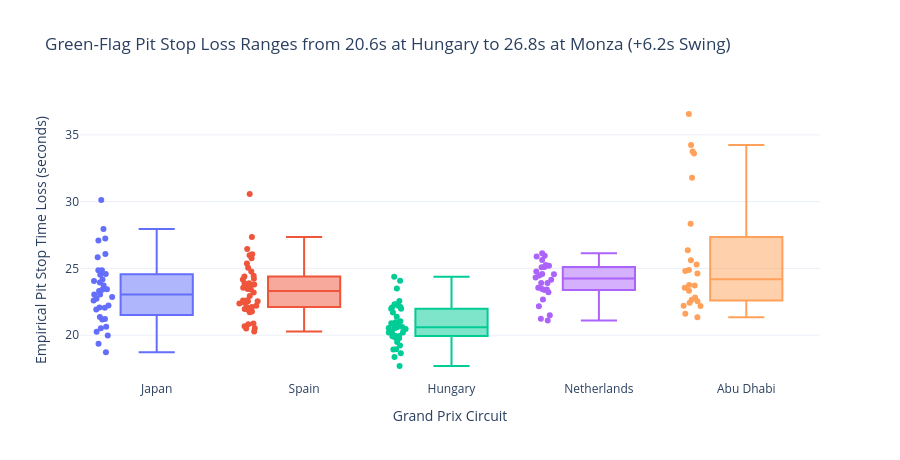

Notebook code cell kept with this figure:
### Code cell
valid_pits = pit_events_df[pit_events_df["IsValidGreenStop"]].copy()

fig_pit = px.box(
    valid_pits,
    x="Circuit",
    y="PitLossSeconds",
    color="Circuit",
    points="all",
    hover_data=["Driver", "Team", "InLapNumber", "OldCompound", "NewCompound"],
    category_orders={"Circuit": list(DEFAULT_RACES_2024.keys())},
    title="Green-Flag Pit Stop Loss Ranges from 20.6s at Hungary to 26.8s at Monza (+6.2s Swing)",
    labels={
        "PitLossSeconds": "Empirical Pit Stop Time Loss (seconds)",
        "Circuit": "Grand Prix Circuit",
    },
    template="plotly_white",
)
fig_pit.update_layout(height=460, showlegend=False)
fig_pit.show()

### Figure 1 — Plotly figure (JSON) as saved in the notebook; plotly's stock layout.template omitted (floating-point values rounded to 4 significant figures; data arrays with more than 128 entries replaced by an {"elided": "..."} marker saying what was removed)
{"data": [{"alignmentgroup": "True", "boxpoints": "all", "customdata": {"elided": "35x5 mixed values"}, "hovertemplate": "Grand Prix Circuit=%{x}<br>Empirical Pit Stop Time Loss (seconds)=%{y}<br>Driver=%{customdata[0]}<br>Team=%{customdata[1]}<br>InLapNumber=%{customdata[2]}<br>OldCompound=%{customdata[3]}<br>NewCompound=%{customdata[4]}<extra></extra>", "legendgroup": "Japan", "marker": {"color": "#636efa"}, "name": "Japan", "notched": false, "offsetgroup": "Japan", "orientation": "v", "showlegend": true, "type": "box", "x": ["Japan", "Japan", "Japan", "Japan", "Japan", "Japan", "Japan", "Japan", "Japan", "Japan", "Japan", "Japan", "Japan", "Japan", "Japan", "Japan", "Japan", "Japan", "Japan", "Japan", "Japan", "Japan", "Japan", "Japan", "Japan", "Japan", "Japan", "Japan", "Japan", "Japan", "Japan", "Japan", "Japan", "Japan", "Japan"], "x0": " ", "xaxis": "x", "y": [23.04, 20.52, 22.73, 27.95, 24.87, 22.22, 23.41, 20.25, 22.06, 24.58, 26.08, 27.09, 23.72, 24.86, 23.43, 21.37, 22.59, 21.21, 25.84, 21.17, 23.04, 19.35, 22.85, 20.63, 27.24, 19.98, 23.31, 24.52, 18.73, 24.05, 24.18, 23.95, 21.93, 22.08, 30.12], "y0": " ", "yaxis": "y"}, {"alignmentgroup": "True", "boxpoints": "all", "customdata": {"elided": "42x5 mixed values"}, "hovertemplate": "Grand Prix Circuit=%{x}<br>Empirical Pit Stop Time Loss (seconds)=%{y}<br>Driver=%{customdata[0]}<br>Team=%{customdata[1]}<br>InLapNumber=%{customdata[2]}<br>OldCompound=%{customdata[3]}<br>NewCompound=%{customdata[4]}<extra></extra>", "legendgroup": "Spain", "marker": {"color": "#EF553B"}, "name": "Spain", "notched": false, "offsetgroup": "Spain", "orientation": "v", "showlegend": true, "type": "box", "x": ["Spain", "Spain", "Spain", "Spain", "Spain", "Spain", "Spain", "Spain", "Spain", "Spain", "Spain", "Spain", "Spain", "Spain", "Spain", "Spain", "Spain", "Spain", "Spain", "Spain", "Spain", "Spain", "Spain", "Spain", "Spain", "Spain", "Spain", "Spain", "Spain", "Spain", "Spain", "Spain", "Spain", "Spain", "Spain", "Spain", "Spain", "Spain", "Spain", "Spain", "Spain", "Spain"], "x0": " ", "xaxis": "x", "y": [24.23, 20.5, 21.97, 20.28, 21.78, 22.43, 27.36, 22.37, 23.47, 20.51, 25.99, 22.12, 24.45, 21.93, 24.39, 30.57, 23.42, 20.67, 24.77, 22.6, 25.38, 22.54, 20.82, 26.45, 22.2, 23.89, 23.89, 26.06, 24.18, 23.79, 22.62, 22.12, 22.54, 23.56, 23.7, 23.19, 23.62, 25.75, 22.94, 20.89, 21.72, 25.06], "y0": " ", "yaxis": "y"}, {"alignmentgroup": "True", "boxpoints": "all", "customdata": {"elided": "40x5 mixed values"}, "hovertemplate": "Grand Prix Circuit=%{x}<br>Empirical Pit Stop Time Loss (seconds)=%{y}<br>Driver=%{customdata[0]}<br>Team=%{customdata[1]}<br>InLapNumber=%{customdata[2]}<br>OldCompound=%{customdata[3]}<br>NewCompound=%{customdata[4]}<extra></extra>", "legendgroup": "Hungary", "marker": {"color": "#00cc96"}, "name": "Hungary", "notched": false, "offsetgroup": "Hungary", "orientation": "v", "showlegend": true, "type": "box", "x": ["Hungary", "Hungary", "Hungary", "Hungary", "Hungary", "Hungary", "Hungary", "Hungary", "Hungary", "Hungary", "Hungary", "Hungary", "Hungary", "Hungary", "Hungary", "Hungary", "Hungary", "Hungary", "Hungary", "Hungary", "Hungary", "Hungary", "Hungary", "Hungary", "Hungary", "Hungary", "Hungary", "Hungary", "Hungary", "Hungary", "Hungary", "Hungary", "Hungary", "Hungary", "Hungary", "Hungary", "Hungary", "Hungary", "Hungary", "Hungary"], "x0": " ", "xaxis": "x", "y": [20.54, 21.98, 20.79, 19.49, 20.54, 20.61, 19.24, 20.89, 22.08, 20.47, 21.04, 22.55, 21.7, 19.92, 20.93, 21.38, 18.37, 20.59, 20.58, 23.5, 24.38, 18.95, 22.31, 20.97, 19.97, 18.64, 22.2, 17.69, 22.11, 20.2, 20.2, 19.94, 19.82, 24.07, 20.26, 20.69, 21.98, 18.93, 19.77, 22.29], "y0": " ", "yaxis": "y"}, {"alignmentgroup": "True", "boxpoints": "all", "customdata": {"elided": "26x5 mixed values"}, "hovertemplate": "Grand Prix Circuit=%{x}<br>Empirical Pit Stop Time Loss (seconds)=%{y}<br>Driver=%{customdata[0]}<br>Team=%{customdata[1]}<br>InLapNumber=%{customdata[2]}<br>OldCompound=%{customdata[3]}<br>NewCompound=%{customdata[4]}<extra></extra>", "legendgroup": "Netherlands", "marker": {"color": "#ab63fa"}, "name": "Netherlands", "notched": false, "offsetgroup": "Netherlands", "orientation": "v", "showlegend": true, "type": "box", "x": ["Netherlands", "Netherlands", "Netherlands", "Netherlands", "Netherlands", "Netherlands", "Netherlands", "Netherlands", "Netherlands", "Netherlands", "Netherlands", "Netherlands", "Netherlands", "Netherlands", "Netherlands", "Netherlands", "Netherlands", "Netherlands", "Netherlands", "Netherlands", "Netherlands", "Netherlands", "Netherlands", "Netherlands", "Netherlands", "Netherlands"], "x0": " ", "xaxis": "x", "y": [23.41, 21.1, 25.09, 25.1, 23.23, 25.95, 24.57, 21.49, 23.92, 22.67, 25.26, 24.59, 24.47, 26.14, 23.55, 25.2, 23.9, 21.23, 24.33, 25.89, 23.39, 23.46, 22.17, 24.16, 24.77, 25.62], "y0": " ", "yaxis": "y"}, {"alignmentgroup": "True", "boxpoints": "all", "customdata": [["ALB", "Williams", 12, "MEDIUM", "HARD"], ["ALO", "Aston Martin", 13, "MEDIUM", "HARD"], ["ALO", "Aston Martin", 37, "HARD", "HARD"], ["DOO", "Alpine", 22, "MEDIUM", "HARD"], ["GAS", "Alpine", 14, "MEDIUM", "HARD"], ["HAM", "Mercedes", 34, "HARD", "MEDIUM"], ["HUL", "Haas F1 Team", 13, "MEDIUM", "HARD"], ["LAW", "RB", 23, "MEDIUM", "HARD"], ["LAW", "RB", 29, "HARD", "HARD"], ["LEC", "Ferrari", 20, "MEDIUM", "HARD"], ["MAG", "Haas F1 Team", 12, "MEDIUM", "HARD"], ["MAG", "Haas F1 Team", 29, "HARD", "HARD"], ["MAG", "Haas F1 Team", 55, "SOFT", "SOFT"], ["NOR", "McLaren", 26, "MEDIUM", "HARD"], ["PIA", "McLaren", 4, "MEDIUM", "HARD"], ["PIA", "McLaren", 32, "HARD", "HARD"], ["RUS", "Mercedes", 26, "MEDIUM", "HARD"], ["SAI", "Ferrari", 25, "MEDIUM", "HARD"], ["STR", "Aston Martin", 11, "MEDIUM", "HARD"], ["STR", "Aston Martin", 32, "HARD", "HARD"], ["TSU", "RB", 22, "MEDIUM", "HARD"], ["VER", "Red Bull Racing", 29, "MEDIUM", "HARD"], ["ZHO", "Kick Sauber", 12, "MEDIUM", "HARD"], ["ZHO", "Kick Sauber", 39, "HARD", "HARD"]], "hovertemplate": "Grand Prix Circuit=%{x}<br>Empirical Pit Stop Time Loss (seconds)=%{y}<br>Driver=%{customdata[0]}<br>Team=%{customdata[1]}<br>InLapNumber=%{customdata[2]}<br>OldCompound=%{customdata[3]}<br>NewCompound=%{customdata[4]}<extra></extra>", "legendgroup": "Abu Dhabi", "marker": {"color": "#FFA15A"}, "name": "Abu Dhabi", "notched": false, "offsetgroup": "Abu Dhabi", "orientation": "v", "showlegend": true, "type": "box", "x": ["Abu Dhabi", "Abu Dhabi", "Abu Dhabi", "Abu Dhabi", "Abu Dhabi", "Abu Dhabi", "Abu Dhabi", "Abu Dhabi", "Abu Dhabi", "Abu Dhabi", "Abu Dhabi", "Abu Dhabi", "Abu Dhabi", "Abu Dhabi", "Abu Dhabi", "Abu Dhabi", "Abu Dhabi", "Abu Dhabi", "Abu Dhabi", "Abu Dhabi", "Abu Dhabi", "Abu Dhabi", "Abu Dhabi", "Abu Dhabi"], "x0": " ", "xaxis": "x", "y": [22.19, 25.62, 22.21, 23.73, 22.82, 21.34, 22.66, 31.79, 36.56, 23.75, 26.37, 33.76, 24.88, 22.43, 24.62, 33.61, 23.56, 21.61, 24.82, 22.55, 23.32, 34.24, 25.3, 28.35], "y0": " ", "yaxis": "y"}], "layout": {"boxmode": "overlay", "height": 460, "legend": {"title": {"text": "Grand Prix Circuit"}, "tracegroupgap": 0}, "showlegend": false, "title": {"text": "Green-Flag Pit Stop Loss Ranges from 20.6s at Hungary to 26.8s at Monza (+6.2s Swing)"}, "xaxis": {"anchor": "y", "categoryarray": ["Japan", "Spain", "Hungary", "Netherlands", "Abu Dhabi"], "categoryorder": "array", "domain": [0.0, 1.0], "title": {"text": "Grand Prix Circuit"}}, "yaxis": {"anchor": "x", "domain": [0.0, 1.0], "title": {"text": "Empirical Pit Stop Time Loss (seconds)"}}}}
